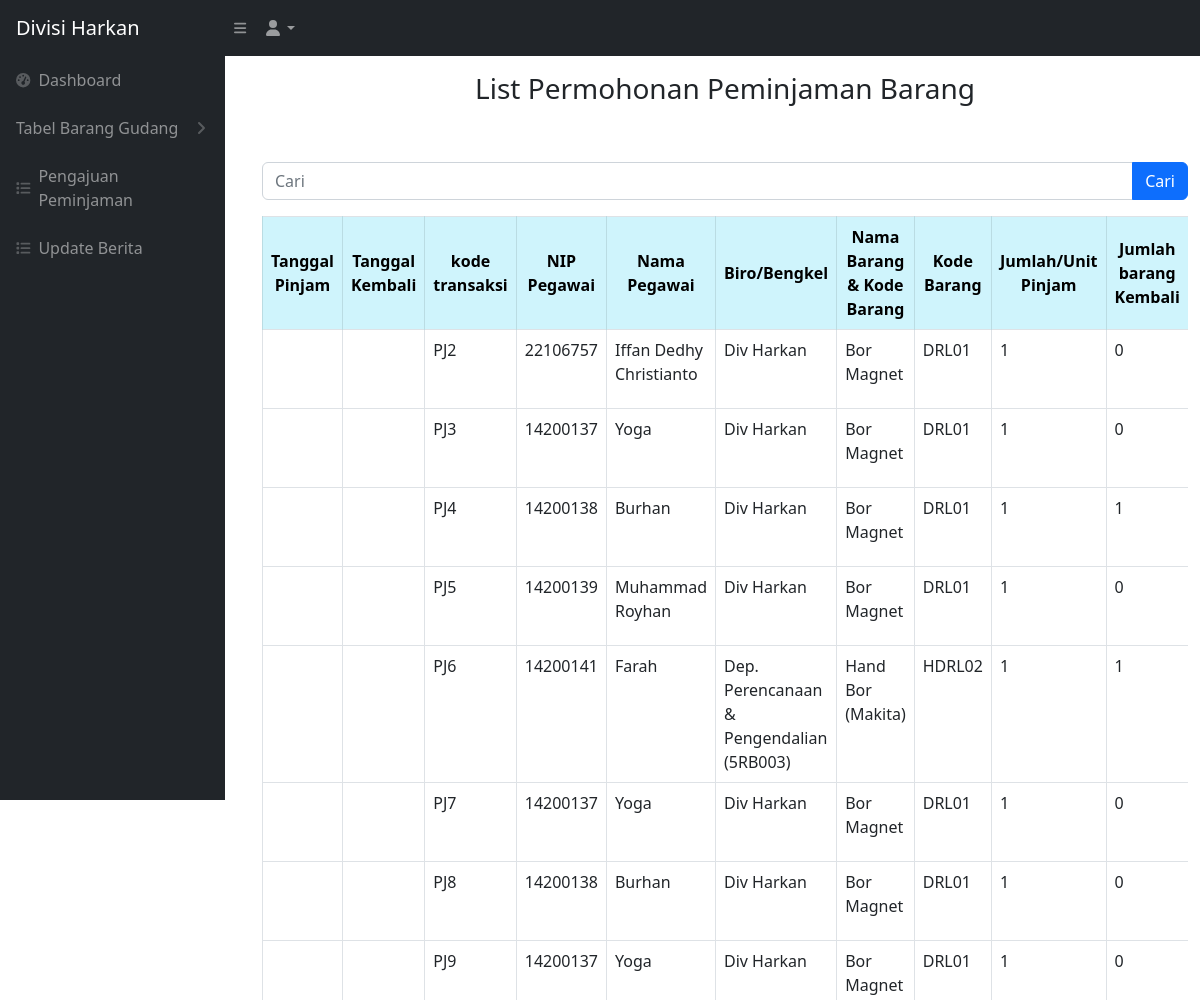
Before: /user/user_peminjaman.php (signed in, upper part) with the older database file.
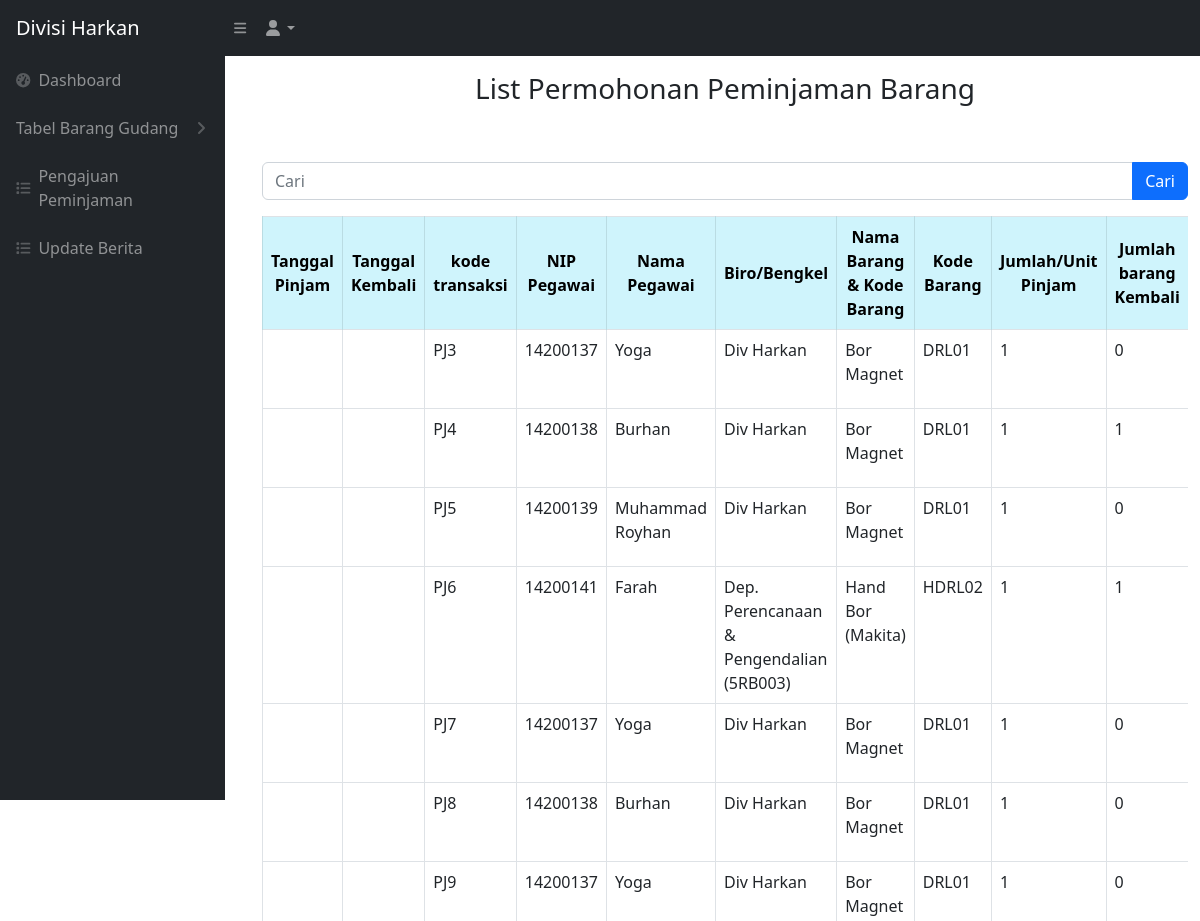
After: the same page with the newer database file.
### tables this page shows
CREATE TABLE `keluar_masuk_barang` (
  `idtransaksi` int NOT NULL,
  `kodetransaksi` varchar(200) NOT NULL,
  `tanggal` timestamp NULL DEFAULT NULL,
  `tanggalkembali` timestamp NULL DEFAULT NULL,
  `jenisbarang` varchar(256) NOT NULL,
  `nip` varchar(512) NOT NULL,
  `namabarang` varchar(200) NOT NULL,
  `kodebarang` varchar(200) NOT NULL,
  `jumlahpinjam` int NOT NULL,
  `jumlahkembali` int DEFAULT '0',
  `jumlahrusak` int DEFAULT '0',
  `lokasi` varchar(500) NOT NULL,
  `lokasi_kembali` varchar(256) DEFAULT NULL,
  `isApproved` int DEFAULT '0',
  `status` varchar(200) NOT NULL
);

CREATE TABLE `users` (
  `id_user` int NOT NULL,
  `nip_user` varchar(512) NOT NULL,
  `nama_user` varchar(512) NOT NULL,
  `password_user` varchar(512) NOT NULL,
  `divisi_id` int NOT NULL,
  `role_id` int NOT NULL
);

CREATE TABLE `divisi` (
  `iddivisi` int NOT NULL,
  `namadivisi` varchar(200) NOT NULL
);

### user/user_peminjaman.php (the view, shortened to what the changed rows need)
<?php
require '../controller/peminjam_controller.php';
$searchTerm = isset($_GET['cari']) ? $_GET['cari'] : '';
?>
<!DOCTYPE html>
<html lang="en">
<head>
    <link href="../css/styles.css" rel="stylesheet" />
</head>
<br>
<br>
<main id="main-content" class="<?= isset($_GET['sidebarClosed']) ? '' : 'main-with-sidebar' ?>">
    <div class="container -fluid">
        <br>
        <br>
        <div class="card-body">
            <div class="table table-responsive">
                <table class="table table-bordered" id="dataTable" width="100" cellspacing="0">
                    <thead>
                        <tr>
                            <th class="table-info text-center align-middle">Tanggal Pinjam</th>
                            <th class="table-info text-center align-middle">Tanggal Kembali</th>
                            <th class="table-info text-center align-middle">kode transaksi</th>
                            <th class="table-info text-center align-middle">NIP Pegawai</th>
                            <th class="table-info text-center align-middle">Nama Pegawai</th>
                            <th class="table-info text-center align-middle">Biro/Bengkel</th>
                            <th class="table-info text-center align-middle">Nama Barang & Kode Barang</th>
                            <th class="table-info text-center align-middle">Kode Barang </th>
                            <th class="table-info text-center align-middle">Jumlah/Unit Pinjam</th>
                            <th class="table-info text-center align-middle">Jumlah barang Kembali</th>
                        </tr>
                    </thead>
                    <tbody>
                        <?php
                        if (!empty($searchTerm)) {
                            $searchResults = searchMutasiBarang($conn, $searchTerm);
                            while ($data = mysqli_fetch_array($searchResults)) {
                                $idtransaksi = $data['idtransaksi'];
                                $tanggalpinjam = $data['tanggal'];
                                $tanggalkembali = $data['tanggalkembali'];
                                $kodetransaksi = $data['kodetransaksi'];
                                $nip = $data['nip'];
                                $namabarang = $data['namabarang'];
                                $kodebarang = $data['kodebarang'];
                                $jumlahpinjam = $data['jumlahpinjam'];
                                $jumlahkembali = $data['jumlahkembali'];
                                $jumlahrusak = $data['jumlahrusak'];
                                $lokasi = $data['lokasi'];
                                $status = $data['status'];
                                $tanggalKembaliNull = "0000-00-00 00:00:00";
                                $query_pegawai = "SELECT users.nama_user
                        FROM users
                        WHERE users.nip_user = '$nip'";
                                $result_pegawai = mysqli_query($conn, $query_pegawai);
                                $namapegawai = "-";
                                if ($result_pegawai) {
                                    $row_pegawai = mysqli_fetch_assoc($result_pegawai);
                                    $namapegawai = $row_pegawai['nama_user'];
                                }
                                $query_divisi = "SELECT divisi.namadivisi
                        FROM users
                        INNER JOIN divisi ON users.divisi_id = divisi.iddivisi
                        WHERE users.nip_user = '$nip'";
                                $result_divisi = mysqli_query($conn, $query_divisi);
                                $namadivisi = "-";
                                if ($result_divisi) {
                                    $row_divisi = mysqli_fetch_assoc($result_divisi);
                                    $namadivisi = $row_divisi['namadivisi'];
                                }
                        ?>
                                <tr class="centered-cell">
                                    <td class="centered-cell"> <?= $tanggalpinjam ?></td>
                                    <td class="centered-cell"> <?= $tanggalkembali ?></td>
                                    <td class="centered-cell"> <?= $kodetransaksi ?></td>
                                    <td class="centered-cell"> <?= $nip ?></td>
                                    <td class="centered-cell"> <?= $namapegawai ?></td>
                                    <td class="centered-cell"> <?= $namadivisi ?></td>
                                    <td class="centered-cell"> <?= $namabarang ?></td>
                                    <td class="centered-cell"> <?= $kodebarang ?></td>
                                    <td class="centered-cell"> <?= $jumlahpinjam ?></td>
                                    <td class="centered-cell"> <?= $jumlahkembali ?></td>
                                    <td class="centered-cell"> <?= $jumlahrusak ?></td>
                                    <td class="centered-cell"> <?= $lokasi ?></td>
                                    <td class="centered-cell">
                                        <button type="button" class="btn btn-primary" data-bs-toggle="modal" data-bs-target="#modal<?= $idtransaksi ?>">Lihat Detail</button>';
                                    </td>
                                </tr>
                                <div class="modal fade" id="modal<?= $idtransaksi; ?>">
                                    <div class="modal-dialog">
                                        <div class="modal-content bg-white">
                                            <form method="post">
                                                <div class="modal-header">
                                                    <h4 class="modal-title">Aksi</h4>
                                                    <button type="button" class="btn-close" data-bs-dismiss="modal"></button>
                                                </div>
                                                <div class="modal-body">
                                                    <div class="button-container">
                                                        <button type="submit" class="btn btn-success" name="approve">Approve</button>
                                                        <button type="submit" class="btn btn-danger" name="tolak" onclick="return confirm('Apakah Anda yakin ingin menolak?')">Tolak</button>
                                                    </div>
                                                    <input type="hidden" name="idtransaksi" value="<?= $idtransaksi ?>">
                                                </div>
                                                <div class="modal-footer">
                                                    <button type="submit" class="btn btn-warning" name="updatebarang">Simpan</button>
                                                </div>
                                            </form>
                                        </div>
                                    </div>
                                </div>
                            <?php
                            }
                        } else {
                            $ambilsemuadatastock = mysqli_query($conn, "SELECT * FROM keluar_masuk_barang WHERE isApproved = 0");
                            while ($data = mysqli_fetch_array($ambilsemuadatastock)) {
                                $tanggalpinjam = $data['tanggal'];
                                $tanggalkembali = $data['tanggalkembali'];
                                $kodetransaksi = $data['kodetransaksi'];
                                $nip = $data['nip'];
                                $namabarang = $data['namabarang'];
                                $kodebarang = $data['kodebarang'];
                                $jumlahpinjam = $data['jumlahpinjam'];
                                $jumlahkembali = $data['jumlahkembali'];
                                $query_pegawai = "SELECT users.nama_user
                        FROM users
                        WHERE users.nip_user = '$nip'";
                                $result_pegawai = mysqli_query($conn, $query_pegawai);
                                $namapegawai = "-";
                                if ($result_pegawai) {
                                    $row_pegawai = mysqli_fetch_assoc($result_pegawai);
                                    $namapegawai = $row_pegawai['nama_user'];
                                }
                                $query_divisi = "SELECT divisi.namadivisi
                        FROM users
                        INNER JOIN divisi ON users.divisi_id = divisi.iddivisi
                        WHERE users.nip_user = '$nip'";
                                $result_divisi = mysqli_query($conn, $query_divisi);
                                $namadivisi = "-";
                                if ($result_divisi) {
                                    $row_divisi = mysqli_fetch_assoc($result_divisi);
                                    $namadivisi = $row_divisi['namadivisi'];
                                }
                            ?>
                                <tr class="centered-cell">
                                    <td class="centered-cell"> <?= $tanggalpinjam ?></td>
                                    <td class="centered-cell"> <?= $tanggalkembali ?></td>
                                    <td class="centered-cell"> <?= $kodetransaksi ?></td>
                                    <td class="centered-cell"> <?= $nip ?></td>
                                    <td class="centered-cell"> <?= $namapegawai ?></td>
                                    <td class="centered-cell"> <?= $namadivisi ?></td>
                                    <td class="centered-cell"> <?= $namabarang ?></td>
                                    <td class="centered-cell"> <?= $kodebarang ?></td>
                                    <td class="centered-cell"> <?= $jumlahpinjam ?></td>
                                    <td class="centered-cell"> <?= $jumlahkembali ?></td>
                                </tr>
                        <?php
                            }
                        }
                        ?>
                    </tbody>
                </table>
            </div>
        </div>
</main>
</body>
</html>

Changed rows visible on the page:
no longer on this page (row edited): keluar_masuk_barang: kodetransaksi "PJ2", nip "22106757", users.nama_user "Iffan Dedhy Christianto", divisi.namadivisi "Div Harkan", namabarang "Bor Magnet", kodebarang "DRL01", jumlahpinjam "1", jumlahkembali "0"
